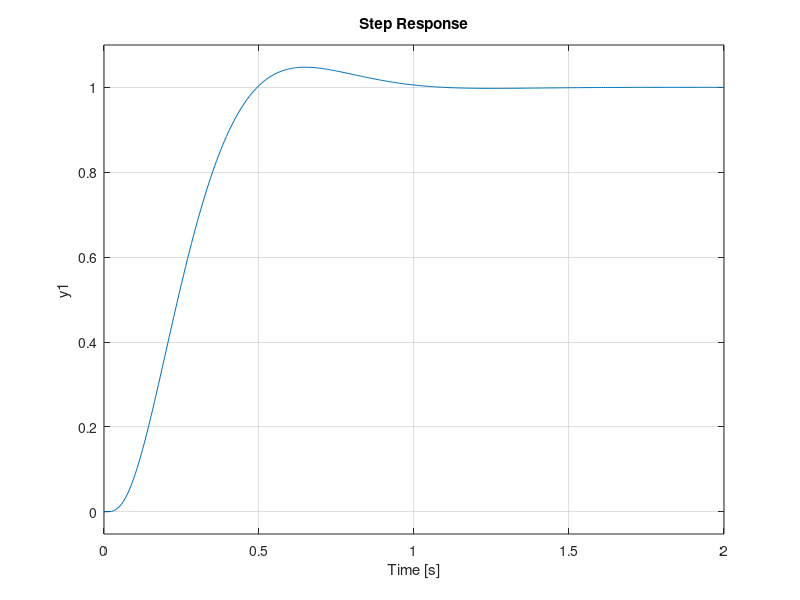

Source code (MATLAB):
clc
clear all
close all

%{
    Deseja-se que o sistema siga uma referência do tipo degrau com
    erro nulo tendo os polos de malha fechada s1,2 = −5 ± j√33  e s3 = −50.
    Adicionalmente, deseja-se que o sistema em malha fechada rejeite
    perturbações nos estados e/ou variações paramétricas. Para isso,
    utiliza-se a estrutura de controle abaixo.
%}

A = [0 1 0 ; 0 0 1 ; 0 -200 -30];
B = [0 ; 0 ; 1];
C = [1 0 0];
D = 0;
sys = ss(A, B, C, D);

%{
    a) Considerando que o 4º polo do sistema seja s4 = −50, o vetor de
    ganhos é dado por K' = [K ⋮ −kI] = [k1 k2 k3 −kI]. Assim, os ganhos
    do controlador são:
%}

s1 = -5 + 1i * 3 * sqrt(3);
s2 = -5 - 1i * 3 * sqrt(3);
s3 = -50;
s4 = -50;

%{
    Matrizes aumentadas do sistema

    Aaum = [A   0nx1 ; -C   0]  
    Baum = [B ; 0]
    Raum = [0nx1 ; 1]
    Caum = [C   0]
%}

Aaum = [A zeros(3, 1) ; -C 0]
Baum = [B ; 0]
Caum = [C 0]

Kbar = acker(Aaum, Baum, [s1 s2 s3 s4])

%{
    b)Assim, os elementos da matriz AMF são:
%}

Amf = Aaum - Baum * Kbar

%{
    c) Assim, os elementos da matriz BMF são:
%}

Bmf = [0 ; 0 ; 0 ; 1]

%{
    d) Assim, os elementos da matriz CMF são:
%}

Cmf = Caum
Dmf = 0;

%{
    e) O ganho CC do sistema compensado vale:
%}
sysMF = ss(Amf, Bmf, Cmf, Dmf);
dcgain(sysMF)

%{
    f) O erro em regime permanente para o sistema compensado para uma
    referência do tipo degrau unitário vale:

    e(∞) = r(∞) - r(∞) * dc_gain
    e(∞) = r(∞) - r(∞)
    e(∞) = 0
%}

%{
    g) Logo, a saída em regime permanente do sistema compensado para
    uma referência do tipo degrau unitário vale:
%}

step(sysMF)

%{
    h) Supondo uma variação paramétrica na matriz C do sistema, isto é,
    C=[0,5 0 0] o erro em regime permanente para o sistema compensado
    para uma referência do tipo degrau unitário vale:
%}